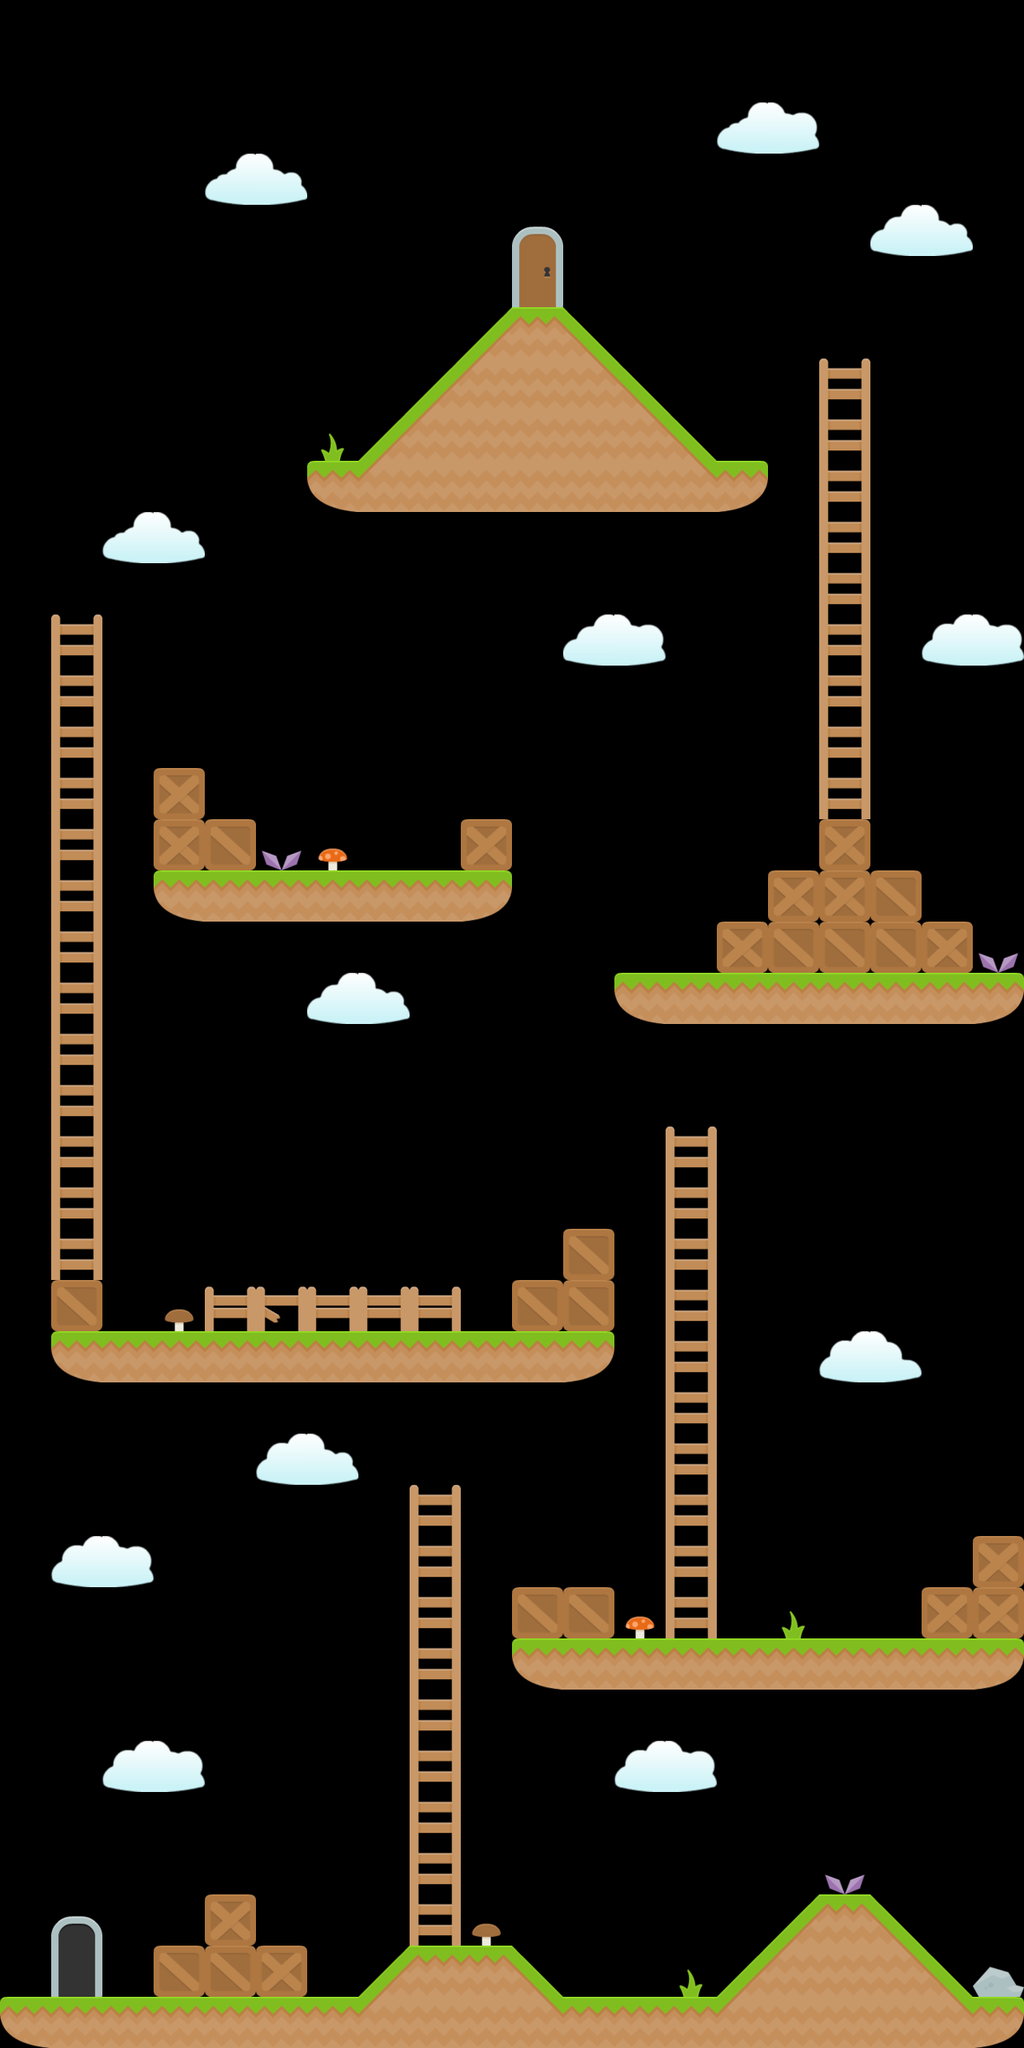

Below is a game level as drawn by its tile map, then a one-line description and the .tmx that defines it (tile-layer data replaced by summaries):
An orthogonal 20x40 tile map with 64x64 px tiles, 1 tile layer (terrain) and 5 objects (5x SPAWN).

<map version="1.0" orientation="orthogonal" width="20" height="40" tilewidth="64" tileheight="64">
 <properties>
  <property name="texture" value="@res/textures/tiles" />
 </properties>
 <tileset firstgid="1" name="Terrain" tilewidth="64" tileheight="64">
  <image source="../../res/textures/tiles.png" width="1024" height="1024" />
  <tile id="0">
   <properties>
    <property name="tile" value="BOX" />
   </properties>
  </tile>
  <tile id="1">
   <properties>
    <property name="tile" value="BOX" />
   </properties>
  </tile>
  <tile id="17">
   <properties>
    <property name="tile" value="BOX" />
   </properties>
  </tile>
  <tile id="20">
   <properties>
    <property name="tile" value="BOX" />
   </properties>
  </tile>
  <tile id="22">
   <properties>
    <property name="tile" value="BOX" />
   </properties>
  </tile>
  <tile id="25">
   <properties>
    <property name="tile" value="RECTANGLE_TOP" />
   </properties>
  </tile>
  <tile id="26">
   <properties>
    <property name="tile" value="RECTANGLE_TOP" />
   </properties>
  </tile>
  <tile id="27">
   <properties>
    <property name="tile" value="RECTANGLE_TOP" />
   </properties>
  </tile>
  <tile id="28">
   <properties>
    <property name="tile" value="RECTANGLE_TOP" />
   </properties>
  </tile>
  <tile id="29">
   <properties>
    <property name="tile" value="SLOPE_45_L" />
   </properties>
  </tile>
  <tile id="31">
   <properties>
    <property name="tile" value="SLOPE_45_R" />
   </properties>
  </tile>
  <tile id="34">
   <properties>
    <property name="tile" value="BOX" />
   </properties>
  </tile>
  <tile id="79">
   <properties>
    <property name="tile" value="RECTANGLE_BOTTOM" />
   </properties>
  </tile>
  <tile id="93">
   <properties>
    <property name="tile" value="BOX" />
   </properties>
  </tile>
  <tile id="100">
   <properties>
    <property name="tile" value="SLOPE_45_L" />
   </properties>
  </tile>
  <tile id="105">
   <properties>
    <property name="tile" value="BOX" />
   </properties>
  </tile>
  <tile id="131">
   <properties>
    <property name="tile" value="BOX" />
   </properties>
  </tile>
  <tile id="135">
   <properties>
    <property name="tile" value="RESET" />
   </properties>
  </tile>
  <tile id="136">
   <properties>
    <property name="tile" value="RESET" />
   </properties>
  </tile>
  <tile id="145">
   <properties>
    <property name="tile" value="BOX" />
   </properties>
  </tile>
  <tile id="147">
   <properties>
    <property name="tile" value="BOX" />
   </properties>
  </tile>
  <tile id="149">
   <properties>
    <property name="tile" value="RECTANGLE_TOP" />
   </properties>
  </tile>
  <tile id="150">
   <properties>
    <property name="tile" value="RECTANGLE_TOP" />
   </properties>
  </tile>
  <tile id="151">
   <properties>
    <property name="tile" value="RECTANGLE_TOP" />
   </properties>
  </tile>
  <tile id="152">
   <properties>
    <property name="tile" value="RECTANGLE_TOP" />
   </properties>
  </tile>
  <tile id="153">
   <properties>
    <property name="tile" value="BOX" />
   </properties>
  </tile>
  <tile id="154">
   <properties>
    <property name="tile" value="SLOPE_45_L" />
   </properties>
  </tile>
  <tile id="156">
   <properties>
    <property name="tile" value="SLOPE_45_R" />
   </properties>
  </tile>
  <tile id="159">
   <properties>
    <property name="tile" value="BOX" />
   </properties>
  </tile>
  <tile id="161">
   <properties>
    <property name="tile" value="BOX" />
   </properties>
  </tile>
  <tile id="162">
   <properties>
    <property name="tile" value="LADDER" />
   </properties>
  </tile>
 </tileset>
 <layer name="terrain" width="20" height="40">
  <data>[800 cells, 203 non-empty, 29 distinct tile ids]</data>
 </layer>
 <objectgroup name="objects" width="20" height="40">
  <object name="player" type="SPAWN" x="98" y="2458" width="55" height="24">
   <ellipse />
  </object>
  <object name="enemy_snail" type="SPAWN" x="763" y="2450" width="90" height="33">
   <ellipse />
  </object>
  <object name="enemy_spider" type="SPAWN" x="754" y="2015" width="99" height="25">
   <ellipse />
  </object>
  <object name="enemy_spider" type="SPAWN" x="500" y="1629" width="82" height="25">
   <ellipse />
  </object>
  <object name="enemy_slime" type="SPAWN" x="456" y="1038" width="90" height="30">
   <ellipse />
  </object>
 </objectgroup>
</map>